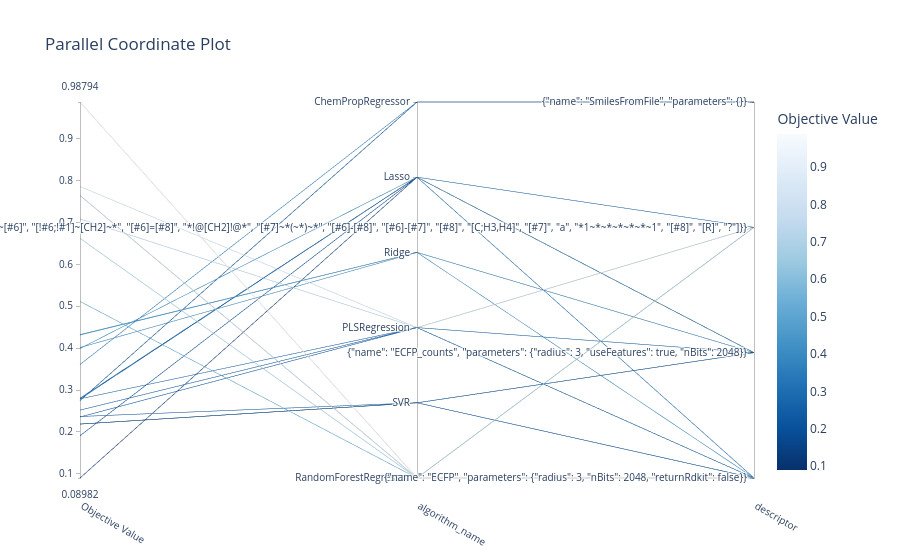

Notebook code for this chart:
### Markdown cell above
The same can be done for the relationships for the standard deviation of performance:

### Code cell
from optuna.visualization import plot_parallel_coordinate

plot_parallel_coordinate(study,
                         params=["algorithm_name", "descriptor"],
                         target=lambda t: t.values[1]) # Second standard deviation value taken

### Figure 1 — Plotly figure (JSON) as saved in the notebook; plotly's stock layout.template omitted (floating-point values rounded to 4 significant figures)
{"data": [{"dimensions": [{"label": "Objective Value", "range": [0.08982, 0.9879], "values": [0.9879, 0.9875, 0.2186, 0.7862, 0.2789, 0.4314, 0.2786, 0.1907, 0.7648, 0.3992, 0.2186, 0.2186, 0.2519, 0.2356, 0.4324, 0.5115, 0.2786, 0.4015, 0.6624, 0.08982, 0.7087, 0.2367, 0.2804, 0.7648, 0.2749, 0.2749, 0.361]}, {"label": "algorithm_name", "range": [0, 5], "ticktext": ["RandomForestRegressor", "SVR", "PLSRegression", "Ridge", "Lasso", "ChemPropRegressor"], "tickvals": [0, 1, 2, 3, 4, 5], "values": [0, 0, 1, 2, 2, 3, 4, 4, 0, 4, 1, 1, 2, 2, 3, 0, 4, 3, 0, 4, 2, 1, 4, 0, 5, 5, 5]}, {"label": "descriptor", "range": [0, 3], "ticktext": ["{\"name\": \"ECFP\", \"parameters\": {\"radius\": 3, \"nBits\": 2048, \"returnRdkit\": false}}", "{\"name\": \"ECFP_counts\", \"parameters\": {\"radius\": 3, \"useFeatures\": true, \"nBits\": 2048}}", "{\"name\": \"MACCS_keys\", \"parameters\": {\"maccs_names\": [\"\", \"?\", \"[#104]\", \"[#32,#33,#34,#50,#51,#52,#82,#83,#84]\", \"[Ac,Th,Pa,U,Np,Pu,Am,Cm,Bk,Cf,Es,Fm,Md,No,Lr]\", \"[Sc,Ti,Y,Zr,Hf]\", \"[La,Ce,Pr,Nd,Pm,Sm,Eu,Gd,Tb,Dy,Ho,Er,Tm,Yb,Lu]\", \"[V,Cr,Mn,Nb,Mo,Tc,Ta,W,Re]\", \"[!#6;!#1]1~*~*~*~1\", \"[Fe,Co,Ni,Ru,Rh,Pd,Os,Ir,Pt]\", \"[Be,Mg,Ca,Sr,Ba,Ra]\", \"*1~*~*~*~1\", \"[Cu,Zn,Ag,Cd,Au,Hg]\", \"[#8]~[#7](~[#6])~[#6]\", \"[#16]-[#16]\", \"[#8]~[#6](~[#8])~[#8]\", \"[!#6;!#1]1~*~*~1\", \"[#6]#[#6]\", \"[#5,#13,#31,#49,#81]\", \"*1~*~*~*~*~*~*~1\", \"[#14]\", \"[#6]=[#6](~[!#6;!#1])~[!#6;!#1]\", \"*1~*~*~1\", \"[#7]~[#6](~[#8])~[#8]\", \"[#7]-[#8]\", \"[#7]~[#6](~[#7])~[#7]\", \"[#6]=;@[#6](@*)@*\", \"[I]\", \"[!#6;!#1]~[CH2]~[!#6;!#1]\", \"[#15]\", \"[#6]~[!#6;!#1](~[#6])(~[#6])~*\", \"[!#6;!#1]~[F,Cl,Br,I]\", \"[#6]~[#16]~[#7]\", \"[#7]~[#16]\", \"[CH2]=*\", \"[Li,Na,K,Rb,Cs,Fr]\", \"[#16R]\", \"[#7]~[#6](~[#8])~[#7]\", \"[#7]~[#6](~[#6])~[#7]\", \"[#8]~[#16](~[#8])~[#8]\", \"[#16]-[#8]\", \"[#6]#[#7]\", \"F\", \"[!#6;!#1;!H0]~*~[!#6;!#1;!H0]\", \"[!#1;!#6;!#7;!#8;!#9;!#14;!#15;!#16;!#17;!#35;!#53]\", \"[#6]=[#6]~[#7]\", \"Br\", \"[#16]~*~[#7]\", \"[#8]~[!#6;!#1](~[#8])(~[#8])\", \"[!+0]\", \"[#6]=[#6](~[#6])~[#6]\", \"[#6]~[#16]~[#8]\", \"[#7]~[#7]\", \"[!#6;!#1;!H0]~*~*~*~[!#6;!#1;!H0]\", \"[!#6;!#1;!H0]~*~*~[!#6;!#1;!H0]\", \"[#8]~[#16]~[#8]\", \"[#8]~[#7](~[#8])~[#6]\", \"[#8R]\", \"[!#6;!#1]~[#16]~[!#6;!#1]\", \"[#16]!:*:*\", \"[#16]=[#8]\", \"*~[#16](~*)~*\", \"*@*!@*@*\", \"[#7]=[#8]\", \"*@*!@[#16]\", \"c:n\", \"[#6]~[#6](~[#6])(~[#6])~*\", \"[!#6;!#1]~[#16]\", \"[!#6;!#1;!H0]~[!#6;!#1;!H0]\", \"[!#6;!#1]~[!#6;!#1;!H0]\", \"[!#6;!#1]~[#7]~[!#6;!#1]\", \"[#7]~[#8]\", \"[#8]~*~*~[#8]\", \"[#16]=*\", \"[CH3]~*~[CH3]\", \"*!@[#7]@*\", \"[#6]=[#6](~*)~*\", \"[#7]~*~[#7]\", \"[#6]=[#7]\", \"[#7]~*~*~[#7]\", \"[#7]~*~*~*~[#7]\", \"[#16]~*(~*)~*\", \"*~[CH2]~[!#6;!#1;!H0]\", \"[!#6;!#1]1~*~*~*~*~1\", \"[NH2]\", \"[#6]~[#7](~[#6])~[#6]\", \"[C;H2,H3][!#6;!#1][C;H2,H3]\", \"[F,Cl,Br,I]!@*@*\", \"[#16]\", \"[#8]~*~*~*~[#8]\", \"[$([!#6;!#1;!H0]~*~*~[CH2]~*),$([!#6;!#1;!H0;R]1@[R]@[R]@[CH2;R]1),$([!#6;!#1;!H0]~[R]1@[R]@[CH2;R]1)]\", \"[$([!#6;!#1;!H0]~*~*~*~[CH2]~*),$([!#6;!#1;!H0;R]1@[R]@[R]@[R]@[CH2;R]1),$([!#6;!#1;!H0]~[R]1@[R]@[R]@[CH2;R]1),$([!#6;!#1;!H0]~*~[R]1@[R]@[CH2;R]1)]\", \"[#8]~[#6](~[#7])~[#6]\", \"[!#6;!#1]~[CH3]\", \"[!#6;!#1]~[#7]\", \"[#7]~*~*~[#8]\", \"*1~*~*~*~*~1\", \"[#7]~*~*~*~[#8]\", \"[!#6;!#1]1~*~*~*~*~*~1\", \"[#6]=[#6]\", \"*~[CH2]~[#7]\", \"[$([R]@1@[R]@[R]@[R]@[R]@[R]@[R]@[R]1),$([R]@1@[R]@[R]@[R]@[R]@[R]@[R]@[R]@[R]1),$([R]@1@[R]@[R]@[R]@[R]@[R]@[R]@[R]@[R]@[R]1),$([R]@1@[R]@[R]@[R]@[R]@[R]@[R]@[R]@[R]@[R]@[R]1),$([R]@1@[R]@[R]@[R]@[R]@[R]@[R]@[R]@[R]@[R]@[R]@[R]1),$([R]@1@[R]@[R]@[R]@[R]@[R]@[R]@[R]@[R]@[R]@[R]@[R]@[R]1),$([R]@1@[R]@[R]@[R]@[R]@[R]@[R]@[R]@[R]@[R]@[R]@[R]@[R]@[R]1)]\", \"[!#6;!#1]~[#8]\", \"Cl\", \"[!#6;!#1;!H0]~*~[CH2]~*\", \"*@*(@*)@*\", \"[!#6;!#1]~*(~[!#6;!#1])~[!#6;!#1]\", \"[F,Cl,Br,I]~*(~*)~*\", \"[CH3]~*~*~*~[CH2]~*\", \"*~[CH2]~[#8]\", \"[#7]~[#6]~[#8]\", \"[#7]~*~[CH2]~*\", \"*~*(~*)(~*)~*\", \"[#8]!:*:*\", \"[CH3]~[CH2]~*\", \"[CH3]~*~[CH2]~*\", \"[$([CH3]~*~*~[CH2]~*),$([CH3]~*1~*~[CH2]1)]\", \"[#7]~*~[#8]\", \"[$(*~[CH2]~[CH2]~*),$(*1~[CH2]~[CH2]1)]\", \"[#7]=*\", \"[!#6;R]\", \"[#7;R]\", \"*~[#7](~*)~*\", \"[#8]~[#6]~[#8]\", \"[!#6;!#1]~[!#6;!#1]\", \"?\", \"*!@[#8]!@*\", \"*@*!@[#8]\", \"[$(*~[CH2]~*~*~*~[CH2]~*),$([R]1@[CH2;R]@[R]@[R]@[R]@[CH2;R]1),$(*~[CH2]~[R]1@[R]@[R]@[CH2;R]1),$(*~[CH2]~*~[R]1@[R]@[CH2;R]1)]\", \"[$(*~[CH2]~*~*~[CH2]~*),$([R]1@[CH2]@[R]@[R]@[CH2;R]1),$(*~[CH2]~[R]1@[R]@[CH2;R]1)]\", \"[!#6;!#1]~[!#6;!#1]\", \"[!#6;!#1;!H0]\", \"[#8]~*~[CH2]~*\", \"*@*!@[#7]\", \"[F,Cl,Br,I]\", \"[#7]!:*:*\", \"[#8]=*\", \"[!C;!c;R]\", \"[!#6;!#1]~[CH2]~*\", \"[O;!H0]\", \"[#8]\", \"[CH3]\", \"[#7]\", \"*@*!@[#8]\", \"*!:*:*!:*\", \"*1~*~*~*~*~*~1\", \"[#8]\", \"[$(*~[CH2]~[CH2]~*),$([R]1@[CH2;R]@[CH2;R]1)]\", \"*~[!#6;!#1](~*)~*\", \"[C;H3,H4]\", \"*!@*@*!@*\", \"[#7;!H0]\", \"[#8]~[#6](~[#6])~[#6]\", \"[!#6;!#1]~[CH2]~*\", \"[#6]=[#8]\", \"*!@[CH2]!@*\", \"[#7]~*(~*)~*\", \"[#6]-[#8]\", \"[#6]-[#7]\", \"[#8]\", \"[C;H3,H4]\", \"[#7]\", \"a\", \"*1~*~*~*~*~*~1\", \"[#8]\", \"[R]\", \"?\"]}}", "{\"name\": \"SmilesFromFile\", \"parameters\": {}}"], "tickvals": [0, 1, 2, 3], "values": [0, 0, 1, 2, 0, 1, 2, 1, 0, 1, 0, 1, 1, 0, 1, 2, 0, 0, 2, 1, 2, 0, 1, 0, 3, 3, 3]}], "labelangle": 30, "labelside": "bottom", "line": {"color": [0.9879, 0.9875, 0.2186, 0.7862, 0.2789, 0.4314, 0.2786, 0.1907, 0.7648, 0.3992, 0.2186, 0.2186, 0.2519, 0.2356, 0.4324, 0.5115, 0.2786, 0.4015, 0.6624, 0.08982, 0.7087, 0.2367, 0.2804, 0.7648, 0.2749, 0.2749, 0.361], "colorbar": {"title": {"text": "Objective Value"}}, "colorscale": [[0, "rgb(247,251,255)"], [0.125, "rgb(222,235,247)"], [0.25, "rgb(198,219,239)"], [0.375, "rgb(158,202,225)"], [0.5, "rgb(107,174,214)"], [0.625, "rgb(66,146,198)"], [0.75, "rgb(33,113,181)"], [0.875, "rgb(8,81,156)"], [1, "rgb(8,48,107)"]], "reversescale": true, "showscale": true}, "type": "parcoords"}], "layout": {"title": {"text": "Parallel Coordinate Plot"}}}
